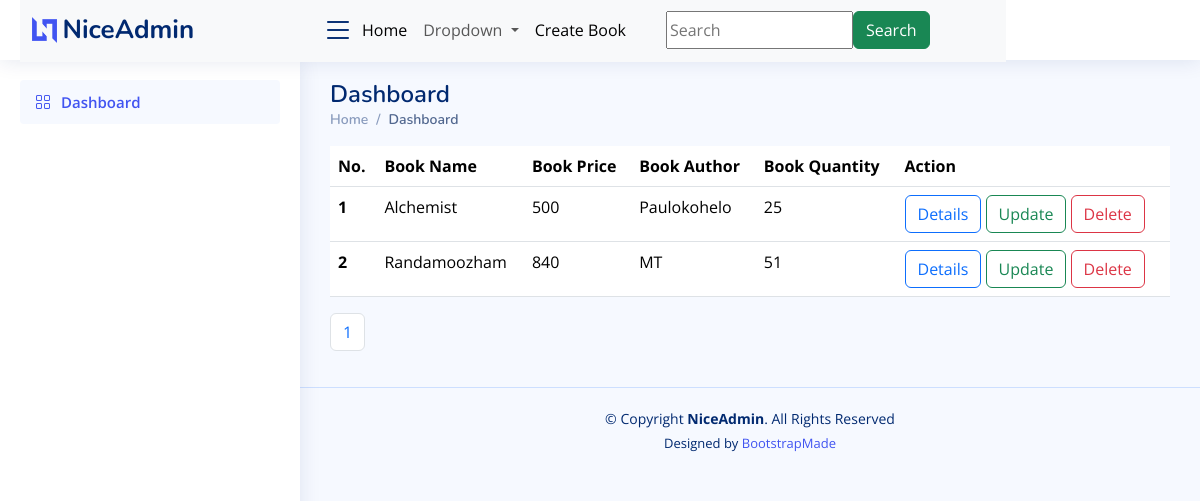
The page /booklist/ on the database its author committed.
### bookapp/models.py (models this page shows, shortened)
class Book(models.Model):
    title=models.CharField(max_length=200,null=True)
    price=models.IntegerField(null=True)
    image=models.ImageField(upload_to='book_media')
    quantity=models.IntegerField()
    author=models.ForeignKey(Author,on_delete=models.CASCADE)

class Author(models.Model):
    name=models.CharField(max_length=200,null=True)
    def __str__(self):
        return '{}'.format(self.name)

### bookapp/views.py (the view)
# urls.py: path('booklist/',views.listBook ,name='booklist'),
def listBook(request):
    books=Book.objects.all()
    paginator=Paginator(books,4)
    page_number=request.GET.get('page')
    try:
        page=paginator.get_page(page_number)
    except EmptyPage:
        page=paginator.page(page_number.num_pages)
    return render(request,'admin/listbook.html',{'books':books,'page':page})

### templates/admin/listbook.html (shortened to what this page needs)
{% extends 'admin/base.html' %}
{% load static %}
{% block content %}
<table class="table">
    <thead>
    <tr>
        <th scope="col">No.</th>
        <th scope="col">Book Name</th>
        <th scope="col">Book Price</th>
        <th scope="col">Book Author</th>
        <th scope="col">Book Quantity</th>
        <th scope="col">Action</th>
    </tr>
    </thead>
    <tbody>
    {% for book in page %}
    <tr>
        <th scope="row">{{forloop.counter}}</th>
        <td>{{ book.title }}</td>
        <td>{{ book.price }}</td>
        <td>{{book.author}}</td>
        <td>{{book.quantity}}</td>
        <td>
            <a href="{% url 'details' book.id %}" class="btn btn-outline-primary">Details</a>
            <a href="{% url 'update' book.id %}" class="btn btn-outline-success">Update</a>
            <a href="{% url 'delete' book.id %}" class="btn btn-outline-danger">Delete</a>
        </td>
    </tr>
    {% endfor %}
    </tbody>
</table>
<nav aria-label="Page navigation example">
  <ul class="pagination">
      {% for num in page.paginator.page_range %}
    <li class="page-item {% if page.number == num %}activate{% endif %}">
        <a class="page-link" href="?page={{ num }}">{{num}}</a>
    </li>
      {% endfor %}
  </ul>
</nav>
{% endblock %}

### static/assets/css/style.css (style rules this page uses)
:root { scroll-behavior: smooth; }
body { font-family: "Open Sans", sans-serif; background: #f6f9ff; color: #444444; }
a { color: #4154f1; text-decoration: none; }

### rows shown on the page
Book: title "Alchemist", price "500", author "Paulokohelo", quantity "25"
Book: title "Randamoozham", price "840", author "MT", quantity "51"

### other values the page prints
{{ num }} "1"
